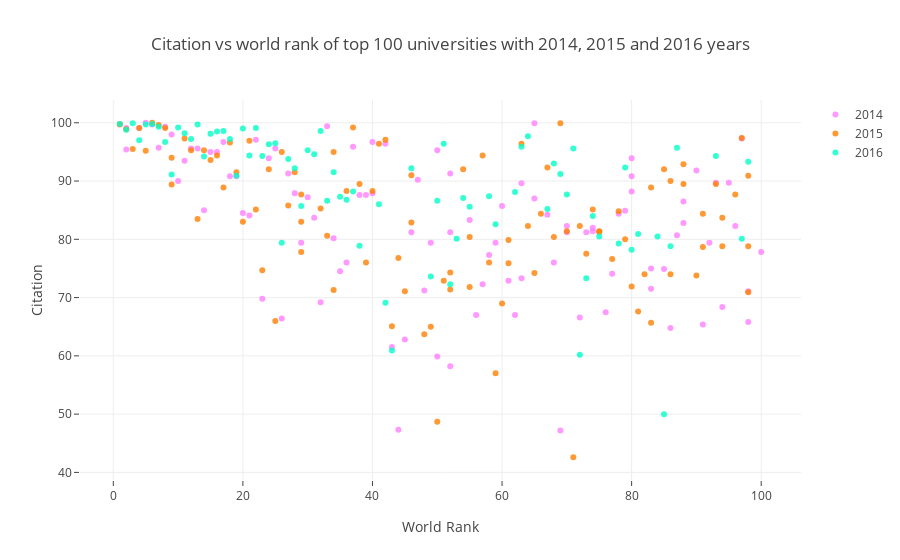

Notebook source saved alongside this figure:
### Code cell
data = [trace1, trace2, trace3]
layout = dict(title = 'Citation vs world rank of top 100 universities with 2014, 2015 and 2016 years',
              xaxis= dict(title= 'World Rank',ticklen= 5,zeroline= False),
              yaxis= dict(title= 'Citation',ticklen= 5,zeroline= False)
             )
fig = dict(data = data, layout = layout)
iplot(fig)

### Figure 1 — Plotly figure (JSON) as saved in the notebook; plotly's stock layout.template omitted (floating-point values rounded to 4 significant figures)
{"data": [{"marker": {"color": "rgba(255, 128, 255, 0.8)"}, "mode": "markers", "name": "2014", "text": ["California Institute of Technology", "Harvard University", "University of Oxford", "Stanford University", "Massachusetts Institute of Technology", "Princeton University", "University of Cambridge", "University of California, Berkeley", "University of Chicago", "Imperial College London", "Yale University", "University of California, Los Angeles", "Columbia University", "ETH Zurich – Swiss Federal Institute of Technology Zurich", "Johns Hopkins University", "University of Pennsylvania", "Duke University", "University of Michigan", "Cornell University", "University of Toronto", "University College London", "Northwestern University", "University of Tokyo", "Carnegie Mellon University", "University of Washington", "National University of Singapore", "University of Texas at Austin", "Georgia Institute of Technology", "University of Illinois at Urbana-Champaign", "University of Wisconsin-Madison", "University of British Columbia", "London School of Economics and Political Science", "University of California, Santa Barbara", "University of Melbourne", "McGill University", "Karolinska Institute", "École Polytechnique Fédérale de Lausanne", "King’s College London", "University of Edinburgh", "New York University", "University of California, San Diego", "Washington University in St Louis", "University of Hong Kong", "Seoul National University", "Peking University", "University of Minnesota", "University of North Carolina at Chapel Hill", "Australian National University", "Pennsylvania State University", "Boston University", "Tsinghua University", "Brown University", "Kyoto University", "University of California, Davis", "LMU Munich", "Korea Advanced Institute of Science and Technology (KAIST)", "Hong Kong University of Science and Technology", "University of Manchester", "Ohio State University", "Pohang University of Science and Technology", "KU Leuven", "Purdue University", "The University of Queensland", "University of Göttingen", "Rice University", "École Normale Supérieure", "Leiden University", "Heidelberg University", "Delft University of Technology", "University of Southern California", "École Polytechnique", "University of Sydney", "Erasmus University Rotterdam", "University of Basel", "Utrecht University", "Nanyang Technological University", "Wageningen University and Research Center", "University of Pittsburgh", "University of Bristol", "Durham University", "Emory University", "Tufts University", "Michigan State University", "University of Amsterdam", "Ghent University", "Free University of Berlin", "Technical University of Munich", "Case Western Reserve University", "Vanderbilt University", "University of Notre Dame", "Monash University", "McMaster University", "University of California, Irvine", "Humboldt University of Berlin", "University of Rochester", "Pierre and Marie Curie University", "University of Colorado Boulder", "Maastricht University", "University of Groningen", "University of Helsinki"], "type": "scatter", "uid": "8a995c17-58e4-42ec-b134-c966c953381f", "x": ["1", "2", "2", "4", "5", "6", "7", "8", "9", "10", "11", "12", "13", "14", "15", "16", "17", "18", "19", "20", "21", "22", "23", "24", "25", "26", "27", "28", "29", "30", "31", "32", "33", "34", "35", "36", "37", "38", "39", "40", "40", "42", "43", "44", "45", "46", "47", "48", "49", "50", "50", "52", "52", "52", "55", "56", "57", "58", "59", "60", "61", "62", "63", "63", "65", "65", "67", "68", "69", "70", "70", "72", "73", "74", "74", "76", "77", "78", "79", "80", "80", "80", "83", "83", "85", "86", "87", "88", "88", "90", "91", "92", "93", "94", "95", "96", "97", "98", "98", "100"], "y": [99.8, 99.1, 95.4, 99.1, 100, 99.7, 95.7, 99.3, 98, 90, 93.5, 95.6, 95.6, 85, 95, 95, 96.7, 90.8, 90.8, 84.5, 84.1, 97.1, 69.8, 93.9, 95.6, 66.4, 91.3, 87.9, 79.4, 87.2, 83.7, 69.2, 99.4, 80.2, 74.5, 76, 95.9, 87.6, 87.6, 87.9, 96.7, 96.4, 61.5, 47.3, 62.8, 81.2, 90.2, 71.2, 79.4, 95.3, 59.9, 91.3, 58.2, 81.2, 83.3, 67, 72.3, 77.3, 79.4, 85.7, 72.9, 67, 73.3, 89.6, 99.9, 87, 84.2, 76, 47.2, 81.2, 82.3, 66.6, 81.2, 81.4, 82, 67.5, 74.1, 84.4, 84.9, 88.2, 90.8, 93.9, 71.5, 75, 74.9, 64.8, 80.7, 82.8, 86.5, 91.8, 65.4, 79.4, 89.7, 68.4, 89.7, 82.3, 97.3, 65.8, 71.1, 77.8]}, {"marker": {"color": "rgba(255, 128, 2, 0.8)"}, "mode": "markers", "name": "2015", "text": ["California Institute of Technology", "Harvard University", "University of Oxford", "Stanford University", "University of Cambridge", "Massachusetts Institute of Technology", "Princeton University", "University of California, Berkeley", "Imperial College London", "Yale University", "University of Chicago", "University of California, Los Angeles", "ETH Zurich – Swiss Federal Institute of Technology Zurich", "Columbia University", "Johns Hopkins University", "University of Pennsylvania", "University of Michigan", "Duke University", "Cornell University", "University of Toronto", "Northwestern University", "University College London", "University of Tokyo", "Carnegie Mellon University", "National University of Singapore", "University of Washington", "Georgia Institute of Technology", "University of Texas at Austin", "LMU Munich", "University of Illinois at Urbana-Champaign", "University of Wisconsin-Madison", "University of British Columbia", "University of Melbourne", "London School of Economics and Political Science", "École Polytechnique Fédérale de Lausanne", "University of Edinburgh", "University of California, Santa Barbara", "New York University", "McGill University", "King’s College London", "University of California, San Diego", "Washington University in St Louis", "University of Hong Kong", "Karolinska Institute", "Australian National University", "University of Minnesota", "University of North Carolina at Chapel Hill", "Peking University", "Tsinghua University", "Seoul National University", "Hong Kong University of Science and Technology", "Korea Advanced Institute of Science and Technology (KAIST)", "University of Manchester", "Brown University", "KU Leuven", "University of California, Davis", "Boston University", "Pennsylvania State University", "Kyoto University", "University of Sydney", "Nanyang Technological University", "École Polytechnique", "Scuola Normale Superiore di Pisa", "Leiden University", "The University of Queensland", "Pohang University of Science and Technology", "University of Göttingen", "Ohio State University", "Rice University", "Heidelberg University", "Delft University of Technology", "Erasmus University Rotterdam", "Wageningen University and Research Center", "University of Bristol", "University of Basel", "University of Southern California", "University of Amsterdam", "École Normale Supérieure", "Utrecht University", "Humboldt University of Berlin", "Free University of Berlin", "Michigan State University", "Durham University", "Monash University", "Middle East Technical University", "University of Arizona", "University of Notre Dame", "Tufts University", "University of California, Irvine", "Ghent University", "University of Massachusetts", "University of Pittsburgh", "Emory University", "McMaster University", "University of Glasgow", "Vanderbilt University", "University of Colorado Boulder", "Stockholm University", "Technical University of Munich", "Uppsala University"], "type": "scatter", "uid": "d62594e3-0266-4f22-ac6c-aba5b1193f9c", "x": ["1", "2", "3", "4", "5", "6", "7", "8", "9", "9", "11", "12", "13", "14", "15", "16", "17", "18", "19", "20", "21", "22", "23", "24", "25", "26", "27", "28", "29", "29", "29", "32", "33", "34", "34", "36", "37", "38", "39", "40", "41", "42", "43", "44", "45", "46", "46", "48", "49", "50", "51", "52", "52", "54", "55", "55", "57", "58", "59", "60", "61", "61", "63", "64", "65", "66", "67", "68", "69", "70", "71", "72", "73", "74", "75", "75", "77", "78", "79", "80", "81", "82", "83", "83", "85", "86", "86", "88", "88", "90", "91", "91", "93", "94", "94", "96", "97", "98", "98", "98"], "y": [99.7, 98.9, 95.5, 99.1, 95.2, 100, 99.6, 99.1, 89.4, 94, 97.3, 95.3, 83.5, 95.3, 93.6, 94.4, 88.9, 96.6, 91.5, 83, 96.9, 85.1, 74.7, 92, 66, 95, 85.8, 91.5, 83, 77.8, 87.7, 85.3, 80.6, 71.3, 95, 88.3, 99.2, 89.5, 76, 88.3, 96.4, 97.1, 65.1, 76.8, 71.1, 82.9, 91, 63.7, 65, 48.7, 72.9, 71.4, 74.3, 92, 71.8, 80.4, 94.4, 76, 57, 69, 75.9, 79.9, 96.4, 82.3, 74.2, 84.4, 92.3, 80.4, 99.9, 81.4, 42.6, 82.3, 77.5, 85.1, 81.4, 81.3, 76.6, 84.8, 80, 71.9, 67.6, 74, 88.9, 65.7, 92, 74, 90, 92.9, 89.5, 73.8, 78.7, 84.4, 89.5, 78.8, 83.7, 87.7, 97.4, 90.9, 78.8, 70.9]}, {"marker": {"color": "rgba(0, 255, 200, 0.8)"}, "mode": "markers", "name": "2016", "text": ["California Institute of Technology", "University of Oxford", "Stanford University", "University of Cambridge", "Massachusetts Institute of Technology", "Harvard University", "Princeton University", "Imperial College London", "ETH Zurich – Swiss Federal Institute of Technology Zurich", "University of Chicago", "Johns Hopkins University", "Yale University", "University of California, Berkeley", "University College London", "Columbia University", "University of California, Los Angeles", "University of Pennsylvania", "Cornell University", "University of Toronto", "Duke University", "University of Michigan", "Carnegie Mellon University", "London School of Economics and Political Science", "University of Edinburgh", "Northwestern University", "National University of Singapore", "King’s College London", "Karolinska Institute", "LMU Munich", "New York University", "École Polytechnique Fédérale de Lausanne", "University of Washington", "University of Melbourne", "University of British Columbia", "KU Leuven", "University of Illinois at Urbana-Champaign", "Heidelberg University", "McGill University", "University of California, San Diego", "University of California, Santa Barbara", "Georgia Institute of Technology", "Peking University", "University of Tokyo", "University of California, Davis", "University of Hong Kong", "University of Texas at Austin", "Tsinghua University", "Wageningen University and Research Center", "Humboldt University of Berlin", "University of Wisconsin-Madison", "Brown University", "Australian National University", "Technical University of Munich", "École Normale Supérieure", "Nanyang Technological University", "University of Manchester", "University of Sydney", "University of Amsterdam", "Hong Kong University of Science and Technology", "The University of Queensland", "Washington University in St Louis", "Utrecht University", "University of North Carolina at Chapel Hill", "Boston University", "Delft University of Technology", "University of Minnesota", "Leiden University", "University of Southern California", "University of Bristol", "Durham University", "Erasmus University Rotterdam", "Free University of Berlin", "Monash University", "University of Groningen", "Pennsylvania State University", "University of Glasgow", "University of Helsinki", "University of Tübingen", "University of Pittsburgh", "University of Warwick", "Uppsala University", "University of Copenhagen", "University of New South Wales", "University of Freiburg", "Seoul National University", "University of St Andrews", "Vanderbilt University", "Kyoto University", "Maastricht University", "Emory University", "Lund University", "Ohio State University", "University of Exeter", "University of Bonn", "Georgetown University", "McMaster University", "University of Sheffield", "Queen Mary University of London", "University of Göttingen", "Michigan State University"], "type": "scatter", "uid": "822b1b9c-26cf-4fc7-b1e8-ea1ed49c8fe1", "x": ["1", "2", "3", "4", "5", "6", "7", "8", "9", "10", "11", "12", "13", "14", "15", "16", "17", "18", "19", "20", "21", "22", "23", "24", "25", "26", "27", "28", "29", "30", "31", "32", "33", "34", "35", "36", "37", "38", "=39", "=39", "41", "42", "43", "=44", "=44", "46", "=47", "=47", "49", "50", "51", "52", "53", "54", "55", "=56", "=56", "58", "59", "=60", "=60", "62", "63", "64", "=65", "=65", "67", "68", "69", "70", "71", "72", "73", "74", "75", "=76", "=76", "78", "79", "80", "81", "=82", "=82", "84", "85", "86", "87", "=88", "=88", "=90", "=90", "=90", "93", "=94", "=94", "=94", "97", "98", "=99", "=99"], "y": [99.8, 98.8, 99.9, 97, 99.7, 99.8, 99.3, 96.7, 91.1, 99.2, 98.2, 97.2, 99.7, 94.2, 98.1, 98.5, 98.6, 97.2, 90.9, 99, 94.4, 99.1, 94.3, 96.3, 96.5, 79.4, 93.8, 92.2, 85.7, 95.3, 94.6, 98.6, 86.6, 91.5, 87.3, 86.8, 88.2, 78.9, 98.7, 99.2, 86, 69.1, 60.9, 84.3, 70.1, 92.2, 58.8, 87.8, 73.6, 86.6, 96.4, 72.3, 80.1, 87.1, 85.6, 77.3, 77.5, 87.4, 82.6, 82.4, 99.2, 88.1, 95.9, 97.7, 61.5, 88, 85.2, 93, 91.2, 87.7, 95.6, 60.2, 73.3, 84, 80.5, 92.3, 82.1, 79.3, 92.3, 78.2, 80.9, 86.2, 82.1, 80.5, 50, 78.8, 95.7, 46.6, 82.7, 96.7, 81.3, 83.2, 94.3, 85.3, 82.5, 84.9, 80.1, 93.3, 72.7, 76.8]}], "layout": {"title": {"text": "Citation vs world rank of top 100 universities with 2014, 2015 and 2016 years"}, "xaxis": {"ticklen": 5, "title": {"text": "World Rank"}, "zeroline": false}, "yaxis": {"ticklen": 5, "title": {"text": "Citation"}, "zeroline": false}}}
